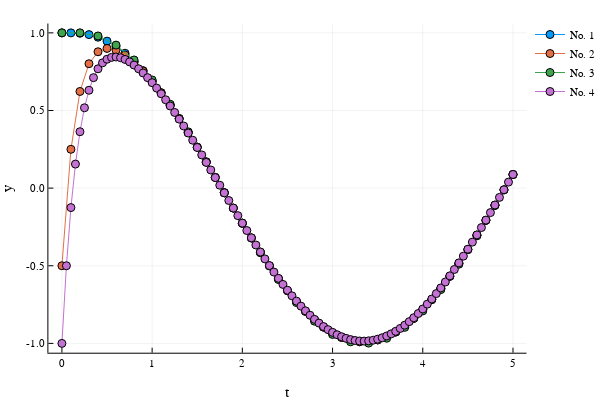

The notebook cell this image was saved under:
### Markdown cell above
We can add a few more initial conditions and time steps.

### Code cell
y2,t2 = fwd_euler(CHE, -0.5, 0.1, 0,5);
y3,t3 = fwd_euler(CHE, 1, 0.2, 0,5);
y4,t4 = fwd_euler(CHE, -1, 0.05, 0,5);
p3=Plots.plot(t1, y1,label="No. 1",markershape=:circle);
Plots.plot!(t2, y2,label="No. 2",markershape=:circle);
Plots.plot!(t3, y3,label="No. 3",markershape=:circle);
Plots.plot!(t4, y4,label="No. 4",markershape=:circle);

xlabel!("t"); ylabel!("y");
display(p3)

### Figure 1 — Plotly figure (JSON) as saved in the notebook; plotly's stock layout.template omitted (floating-point values rounded to 4 significant figures)
{"data": [{"colorbar": {"title": ""}, "hoverinfo": "text", "legendgroup": "No. 1", "line": {"color": "rgba(0, 154, 250, 1.000)", "dash": "solid", "shape": "linear", "width": 1}, "marker": {"color": "rgba(0, 154, 250, 1.000)", "line": {"color": "rgba(0, 0, 0, 1.000)", "width": 1}, "size": 8, "symbol": "circle"}, "mode": "lines+markers", "name": "No. 1", "showlegend": true, "text": [null, null, null, null, null, null, null, null, null, null, null, null, null, null, null, null, null, null, null, null, null, null, null, null, null, null, null, null, null, null, null, null, null, null, null, null, null, null, null, null, null, null, null, null, null, null, null, null, null, null, null], "type": "scatter", "x": [0, 0.1, 0.2, 0.3, 0.4, 0.5, 0.6, 0.7, 0.8, 0.9, 1, 1.1, 1.2, 1.3, 1.4, 1.5, 1.6, 1.7, 1.8, 1.9, 2, 2.1, 2.2, 2.3, 2.4, 2.5, 2.6, 2.7, 2.8, 2.9, 3, 3.1, 3.2, 3.3, 3.4, 3.5, 3.6, 3.7, 3.8, 3.9, 4, 4.1, 4.2, 4.3, 4.4, 4.5, 4.6, 4.7, 4.8, 4.9, 5], "xaxis": "x1", "y": [1, 1, 0.9975, 0.9888, 0.9721, 0.9466, 0.9121, 0.8687, 0.8168, 0.7567, 0.6892, 0.6147, 0.5342, 0.4483, 0.3579, 0.2639, 0.1673, 0.06907, -0.02989, -0.1285, -0.2259, -0.321, -0.4129, -0.5007, -0.5835, -0.6604, -0.7308, -0.7938, -0.849, -0.8956, -0.9333, -0.9616, -0.9804, -0.9893, -0.9884, -0.9776, -0.957, -0.9269, -0.8875, -0.8392, -0.7826, -0.7181, -0.6465, -0.5684, -0.4846, -0.396, -0.3034, -0.2078, -0.1101, -0.01129, 0.08761], "yaxis": "y1", "zmax": 0.1, "zmin": -0.1}, {"colorbar": {"title": ""}, "hoverinfo": "text", "legendgroup": "No. 2", "line": {"color": "rgba(227, 111, 71, 1.000)", "dash": "solid", "shape": "linear", "width": 1}, "marker": {"color": "rgba(227, 111, 71, 1.000)", "line": {"color": "rgba(0, 0, 0, 1.000)", "width": 1}, "size": 8, "symbol": "circle"}, "mode": "lines+markers", "name": "No. 2", "showlegend": true, "text": [null, null, null, null, null, null, null, null, null, null, null, null, null, null, null, null, null, null, null, null, null, null, null, null, null, null, null, null, null, null, null, null, null, null, null, null, null, null, null, null, null, null, null, null, null, null, null, null, null, null, null], "type": "scatter", "x": [0, 0.1, 0.2, 0.3, 0.4, 0.5, 0.6, 0.7, 0.8, 0.9, 1, 1.1, 1.2, 1.3, 1.4, 1.5, 1.6, 1.7, 1.8, 1.9, 2, 2.1, 2.2, 2.3, 2.4, 2.5, 2.6, 2.7, 2.8, 2.9, 3, 3.1, 3.2, 3.3, 3.4, 3.5, 3.6, 3.7, 3.8, 3.9, 4, 4.1, 4.2, 4.3, 4.4, 4.5, 4.6, 4.7, 4.8, 4.9, 5], "xaxis": "x1", "y": [-0.5, 0.25, 0.6225, 0.8013, 0.8783, 0.8997, 0.8886, 0.857, 0.8109, 0.7538, 0.6877, 0.614, 0.5338, 0.4481, 0.3578, 0.2639, 0.1673, 0.06905, -0.0299, -0.1285, -0.2259, -0.321, -0.4129, -0.5007, -0.5835, -0.6604, -0.7308, -0.7938, -0.849, -0.8956, -0.9333, -0.9616, -0.9804, -0.9893, -0.9884, -0.9776, -0.957, -0.9269, -0.8875, -0.8392, -0.7826, -0.7181, -0.6465, -0.5684, -0.4846, -0.396, -0.3034, -0.2078, -0.1101, -0.01129, 0.08761], "yaxis": "y1", "zmax": 0.1, "zmin": -0.1}, {"colorbar": {"title": ""}, "hoverinfo": "text", "legendgroup": "No. 3", "line": {"color": "rgba(62, 164, 78, 1.000)", "dash": "solid", "shape": "linear", "width": 1}, "marker": {"color": "rgba(62, 164, 78, 1.000)", "line": {"color": "rgba(0, 0, 0, 1.000)", "width": 1}, "size": 8, "symbol": "circle"}, "mode": "lines+markers", "name": "No. 3", "showlegend": true, "text": [null, null, null, null, null, null, null, null, null, null, null, null, null, null, null, null, null, null, null, null, null, null, null, null, null, null], "type": "scatter", "x": [0, 0.2, 0.4, 0.6, 0.8, 1, 1.2, 1.4, 1.6, 1.8, 2, 2.2, 2.4, 2.6, 2.8, 3, 3.2, 3.4, 3.6, 3.8, 4, 4.2, 4.4, 4.6, 4.8, 5], "xaxis": "x1", "y": [1, 1, 0.9801, 0.9211, 0.8253, 0.6967, 0.5403, 0.3624, 0.17, -0.0292, -0.2272, -0.4161, -0.5885, -0.7374, -0.8569, -0.9422, -0.99, -0.9983, -0.9668, -0.8968, -0.791, -0.6536, -0.4903, -0.3073, -0.1122, 0.0875], "yaxis": "y1", "zmax": 0.1, "zmin": -0.1}, {"colorbar": {"title": ""}, "hoverinfo": "text", "legendgroup": "No. 4", "line": {"color": "rgba(195, 113, 210, 1.000)", "dash": "solid", "shape": "linear", "width": 1}, "marker": {"color": "rgba(195, 113, 210, 1.000)", "line": {"color": "rgba(0, 0, 0, 1.000)", "width": 1}, "size": 8, "symbol": "circle"}, "mode": "lines+markers", "name": "No. 4", "showlegend": true, "text": [null, null, null, null, null, null, null, null, null, null, null, null, null, null, null, null, null, null, null, null, null, null, null, null, null, null, null, null, null, null, null, null, null, null, null, null, null, null, null, null, null, null, null, null, null, null, null, null, null, null, null, null, null, null, null, null, null, null, null, null, null, null, null, null, null, null, null, null, null, null, null, null, null, null, null, null, null, null, null, null, null, null, null, null, null, null, null, null, null, null, null, null, null, null, null, null, null, null, null, null, null], "type": "scatter", "x": [0, 0.05, 0.1, 0.15, 0.2, 0.25, 0.3, 0.35, 0.4, 0.45, 0.5, 0.55, 0.6, 0.65, 0.7, 0.75, 0.8, 0.85, 0.9, 0.95, 1, 1.05, 1.1, 1.15, 1.2, 1.25, 1.3, 1.35, 1.4, 1.45, 1.5, 1.55, 1.6, 1.65, 1.7, 1.75, 1.8, 1.85, 1.9, 1.95, 2, 2.05, 2.1, 2.15, 2.2, 2.25, 2.3, 2.35, 2.4, 2.45, 2.5, 2.55, 2.6, 2.65, 2.7, 2.75, 2.8, 2.85, 2.9, 2.95, 3, 3.05, 3.1, 3.15, 3.2, 3.25, 3.3, 3.35, 3.4, 3.45, 3.5, 3.55, 3.6, 3.65, 3.7, 3.75, 3.8, 3.85, 3.9, 3.95, 4, 4.05, 4.1, 4.15, 4.2, 4.25, 4.3, 4.35, 4.4, 4.45, 4.5, 4.55, 4.6, 4.65, 4.7, 4.75, 4.8, 4.85, 4.9, 4.95, 5], "xaxis": "x1", "y": [-1, -0.5, -0.1253, 0.1548, 0.3633, 0.5175, 0.6303, 0.7116, 0.7685, 0.8067, 0.8301, 0.842, 0.8446, 0.8398, 0.8289, 0.8129, 0.7926, 0.7686, 0.7414, 0.7115, 0.679, 0.6444, 0.6077, 0.5691, 0.529, 0.4873, 0.4443, 0.4001, 0.3548, 0.3086, 0.2616, 0.2139, 0.1656, 0.1169, 0.0679, 0.01871, -0.03053, -0.0797, -0.1287, -0.1773, -0.2255, -0.2732, -0.3202, -0.3663, -0.4116, -0.4558, -0.4989, -0.5407, -0.5812, -0.6203, -0.6578, -0.6936, -0.7277, -0.76, -0.7904, -0.8188, -0.8452, -0.8694, -0.8915, -0.9114, -0.929, -0.9442, -0.9571, -0.9676, -0.9757, -0.9814, -0.9845, -0.9853, -0.9836, -0.9794, -0.9727, -0.9637, -0.9522, -0.9383, -0.9221, -0.9036, -0.8829, -0.8599, -0.8348, -0.8076, -0.7783, -0.7472, -0.7141, -0.6793, -0.6428, -0.6046, -0.565, -0.524, -0.4816, -0.438, -0.3934, -0.3477, -0.3012, -0.2539, -0.206, -0.1576, -0.1088, -0.05974, -0.01051, 0.03874, 0.0879], "yaxis": "y1", "zmax": 0.1, "zmin": -0.1}], "layout": {"annotations": [], "height": 400, "legend": {"bgcolor": "rgba(255, 255, 255, 1.000)", "bordercolor": "rgba(0, 0, 0, 1.000)", "font": {"color": "rgba(0, 0, 0, 1.000)", "family": "sans-serif", "size": 11}, "tracegroupgap": 0, "x": 1, "y": 1}, "margin": {"b": 20, "l": 0, "r": 0, "t": 20}, "paper_bgcolor": "rgba(255, 255, 255, 1.000)", "plot_bgcolor": "rgba(255, 255, 255, 1.000)", "showlegend": true, "width": 600, "xaxis": {"anchor": "y1", "domain": [0.09128, 0.9934], "gridcolor": "rgba(0, 0, 0, 0.100)", "gridwidth": 0.5, "linecolor": "rgba(0, 0, 0, 1.000)", "mirror": false, "range": [-0.15, 5.15], "showgrid": true, "showline": true, "showticklabels": true, "tickangle": 0, "tickcolor": "rgb(0, 0, 0)", "tickfont": {"color": "rgba(0, 0, 0, 1.000)", "family": "sans-serif", "size": 11}, "tickmode": "array", "ticks": "inside", "ticktext": ["0", "1", "2", "3", "4", "5"], "tickvals": [0, 1, 2, 3, 4, 5], "title": "t", "titlefont": {"color": "rgba(0, 0, 0, 1.000)", "family": "sans-serif", "size": 15}, "type": "-", "visible": true, "zeroline": false, "zerolinecolor": "rgba(0, 0, 0, 1.000)"}, "yaxis": {"anchor": "x1", "domain": [0.07581, 0.9902], "gridcolor": "rgba(0, 0, 0, 0.100)", "gridwidth": 0.5, "linecolor": "rgba(0, 0, 0, 1.000)", "mirror": false, "range": [-1.06, 1.06], "showgrid": true, "showline": true, "showticklabels": true, "tickangle": 0, "tickcolor": "rgb(0, 0, 0)", "tickfont": {"color": "rgba(0, 0, 0, 1.000)", "family": "sans-serif", "size": 11}, "tickmode": "array", "ticks": "inside", "ticktext": ["-1.0", "-0.5", "0.0", "0.5", "1.0"], "tickvals": [-1, -0.5, 0, 0.5, 1], "title": "y", "titlefont": {"color": "rgba(0, 0, 0, 1.000)", "family": "sans-serif", "size": 15}, "type": "-", "visible": true, "zeroline": false, "zerolinecolor": "rgba(0, 0, 0, 1.000)"}}}
